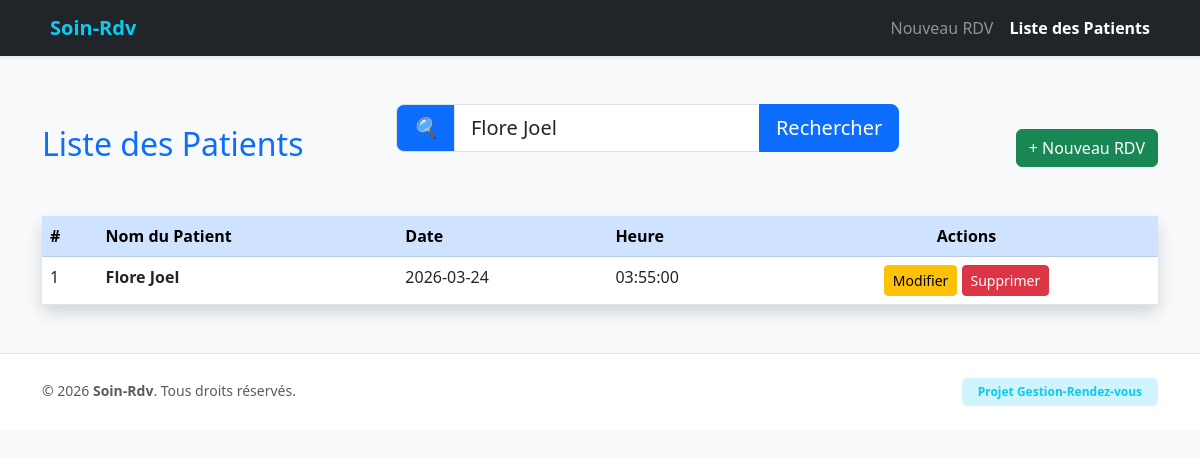
/traitement.php?recherche=Flore Joel, run on the app's committed database.
### tables this page shows
CREATE TABLE `rendez_vous` (
  `id` int(11) NOT NULL,
  `nom` varchar(100) NOT NULL,
  `date_rdv` date NOT NULL,
  `heure_rdv` time NOT NULL,
  `date_creation` timestamp NOT NULL DEFAULT current_timestamp()
);

### traitement.php (the view, shortened to what this page needs)
<?php
require_once 'db.php';
$recherche = isset($_GET['recherche']) ? htmlspecialchars($_GET['recherche']) : '';
if (!empty($recherche)) {
    $sql = "SELECT * FROM rendez_vous WHERE LOWER(nom) LIKE LOWER(:recherche) ORDER BY date_rdv ASC";
    $stmt = $pdo->prepare($sql);
    $stmt->execute([':recherche' => '%' . $recherche . '%']);
    $tous_les_rdv = $stmt->fetchAll();
} else {
    $query = $pdo->query("SELECT * FROM rendez_vous ORDER BY date_rdv ASC");
    $tous_les_rdv = $query->fetchAll();
}
?>
<!DOCTYPE html>
<html lang="fr">
<head>
    <link href="bootstrap/css/bootstrap.min.css" rel="stylesheet">
</head>
<body class="bg-light">
<header>
    <nav class="navbar navbar-expand-lg navbar-dark bg-dark shadow-sm mb-5">
        <div class="container">
            <a class="navbar-brand fw-bold text-info" href="#">
                <i class="bi bi-hospital me-2"></i>Soin-Rdv
            </a>
            <div class="collapse navbar-collapse" id="navbarNav">
                <ul class="navbar-nav ms-auto">
                    <li class="nav-item"><a class="nav-link text-white-50" href="index.php">Nouveau RDV</a></li>
                    <li class="nav-item"><a class="nav-link active fw-bold" href="traitement.php">Liste des Patients</a></li>
                </ul>
            </div>
        </div>
    </nav>
</header>
<main class="container mt-5">
        <div class="d-flex justify-content-between align-items-center mb-4">
            <h2 class="text-primary">Liste des Patients</h2>
            <div class="row mb-3">
    <div class="row mb-4">
    <div class="col-md-12">
        <form method="GET" action="traitement.php" class="input-group input-group-lg">
            <span class="input-group-text bg-primary text-white">
                <i class="bi bi-search">🔍</i>
            </span>
            <input type="text" name="recherche" class="form-control" placeholder="Rechercher un patient par nom..." value="<?php echo htmlspecialchars($recherche); ?>">
            <button class="btn btn-primary" type="submit">Rechercher</button>
        </form>
    </div>
</div>
</div>
            <a href="index.php" class="btn btn-success">+ Nouveau RDV</a>
        </div>
        <div class="card shadow border-0">
            <div class="card-body p-0">
                <table class="table table-hover mb-0">
    <thead class="table-primary">
        <tr>
            <th>#</th>
            <th>Nom du Patient</th>
            <th>Date</th>
            <th>Heure</th>
            <th class="text-center">Actions</th>
        </tr>
    </thead>
   <tbody>
    <?php
    $i = 1;
    foreach ($tous_les_rdv as $rdv):
    ?>
    <tr>
        <td><?php echo $i; ?></td>
        <td class="fw-bold"><?php echo htmlspecialchars($rdv['nom']); ?></td>
        <td><?php echo $rdv['date_rdv']; ?></td>
        <td><?php echo $rdv['heure_rdv']; ?></td>
        <td class="text-center">
            <a href="modifier.php?id=<?php echo $rdv['id']; ?>" class="btn btn-sm btn-warning">Modifier</a>
            <a href="supprimer.php?id=<?php echo $rdv['id']; ?>" class="btn btn-sm btn-danger" onclick="return confirm('Supprimer ?')">Supprimer</a>
        </td>
    </tr>
    <?php
    $i++;
    endforeach;
    ?>
</tbody>
</table>
            </div>
        </div>
</main>
<footer class="bg-white border-top py-4 mt-5">
    <div class="container text-center">
        <div class="row">
            <div class="col-md-6 text-md-start text-muted">
                <small>&copy; 2026 <strong>Soin-Rdv</strong>. Tous droits réservés.</small>
            </div>
            <div class="col-md-6 text-md-end">
                <span class="badge bg-info-subtle text-info px-3 py-2">Projet Gestion-Rendez-vous</span>
            </div>
        </div>
    </div>
</footer>
</body>
</html>

### data on the page
rendez_vous: nom "Flore Joel", date_rdv "2026-03-24", heure_rdv "03:55:00"
